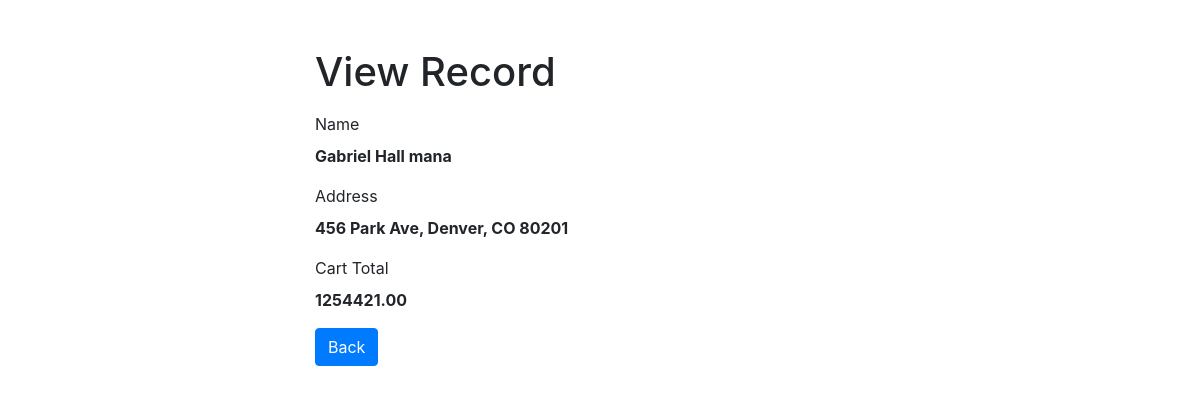
Screenshot of /read.php?id=1 with the database file from the repository.
### tables this page shows
CREATE TABLE `customers` (
  `id` int(11) NOT NULL,
  `name` varchar(100) NOT NULL,
  `address` text NOT NULL,
  `cart_total` decimal(10,2) NOT NULL
);

### read.php (the view, shortened to what this page needs)
<?php
if (isset($_GET["id"]) && !empty(trim($_GET["id"]))) {
    require_once "config.php";
    $sql = "SELECT * FROM customers WHERE id = ?";
    if ($stmt = mysqli_prepare($link, $sql)) {
        mysqli_stmt_bind_param($stmt, "i", $param_id);
        if (mysqli_stmt_execute($stmt)) {
            $result = mysqli_stmt_get_result($stmt);
            if (mysqli_num_rows($result) == 1) {
                $row = mysqli_fetch_array($result, MYSQLI_ASSOC);
            } else {
                header("location: error.php");
                exit();
            }
        } else {
            echo "Oops! Something went wrong. Please try again later.";
        }
    }
} else {
    header("location: error.php");
    exit();
}
?>
<!DOCTYPE html>
<html lang="en">
<head>
    <link rel="stylesheet" href="https://stackpath.bootstrapcdn.com/bootstrap/4.5.2/css/bootstrap.min.css">
</head>
<body>
    <div class="wrapper">
        <div class="container-fluid">
            <div class="row">
                <div class="col-md-12">
                    <h1 class="mt-5 mb-3">View Record</h1>
                    <div class="form-group">
                        <label>Name</label>
                        <p><b><?php echo $row["name"]; ?></b></p>
                    </div>
                    <div class="form-group">
                        <label>Address</label>
                        <p><b><?php echo $row["address"]; ?></b></p>
                    </div>
                    <div class="form-group">
                        <label>Cart Total</label>
                        <p><b><?php echo $row["cart_total"]; ?></b></p>
                    </div>
                    <p><a href="index.php" class="btn btn-primary">Back</a></p>
                </div>
            </div>
        </div>
    </div>
</body>
</html>

### read.php (style rules this page uses)
.wrapper { width: 600px; margin: 0 auto; }

### rows the page displays
customers: name "Gabriel Hall mana", address "456 Park Ave, Denver, CO 80201", cart_total "1254421.00"
